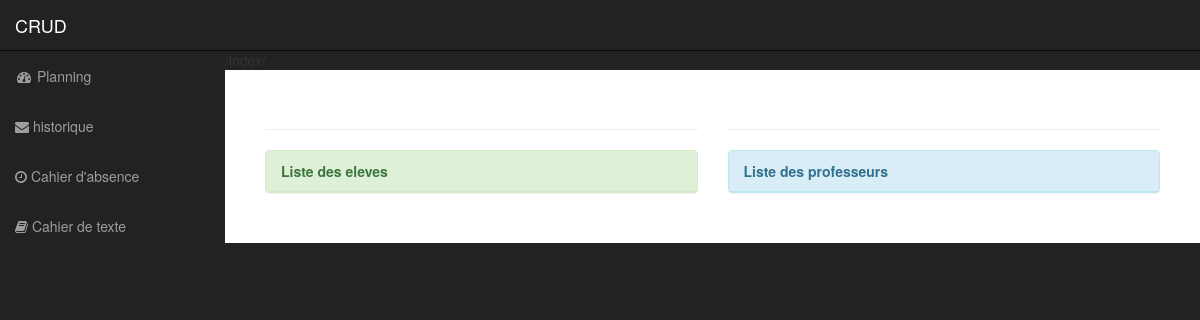
Before: /liste_eleve/ (signed in) with the older database file.
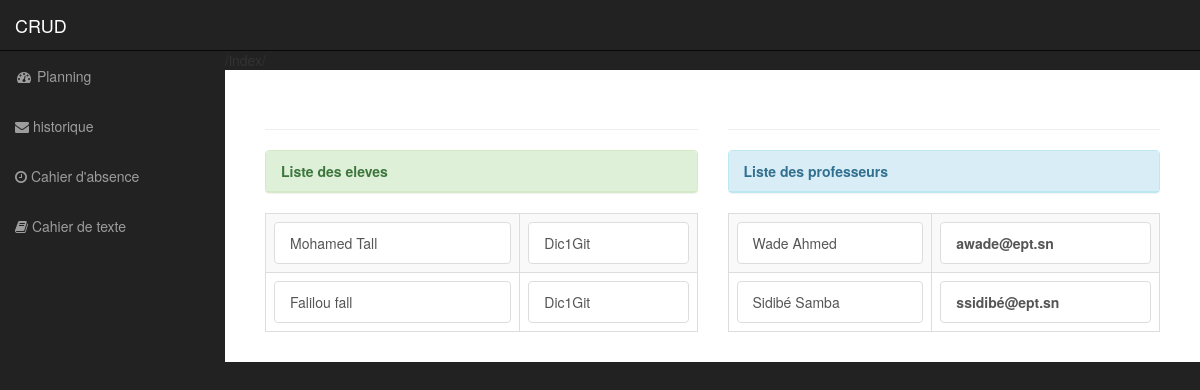
After: the same page with the newer database file.
### myapp/models.py (models this page shows, shortened)
class Eleve(models.Model):
    nom_eleve=models.CharField(max_length=50)
    prenom_eleve=models.CharField(max_length=50)
    id_classe=models.ForeignKey('Classe', on_delete=models.CASCADE)
    class Meta:
        verbose_name_plural = "Eleve"
        ordering = ['nom_eleve']

class Classe(models.Model):
    user = models.OneToOneField(User, on_delete=models.CASCADE)  # Liaison 0netoOne vers le model User
    nom_classe=models.CharField(max_length=50)
    class Meta:
        verbose_name_plural = "Classe"
        ordering = ['nom_classe']
    def __str__(self):
        return "{0}".format(self.user.username)

class Prof(models.Model):
    user = models.OneToOneField(User, on_delete=models.CASCADE)  # Liaison 0netoOne vers le model User
    nom_prof=models.CharField(max_length=50)
    prenom_prof=models.CharField(max_length=50)
    mail_prof=models.CharField(max_length=50)
    classe=models.ManyToManyField(Classe)
    class Meta :
        verbose_name_plural = "Professeur"

### myapp/views.py (the view)
# urls.py: path('liste_eleve/', views.liste_eleve, name='liste_eleve'),
@login_required(login_url='login')
def liste_eleve(request):
    eleves  = Eleve.objects.all()
    profs = Prof.objects.all()
    return render(request, 'blog/liste_eleve.html', locals())

### myapp/templates/blog/liste_eleve.html (shortened to what this page needs)
<!DOCTYPE html>
<html lang="en">
<head>
    {% load static %}
    <link href="{% static 'blog/css/bootstrap.min.css' %}" rel="stylesheet">
    <link href="{% static 'blog/css/animate.min.css' %}" rel="stylesheet">
    <link href="{% static 'blog/css/sb-admin.css' %}" rel="stylesheet">
    <link href="{% static 'blog/css/plugins/morris.css' %}" rel="stylesheet">
    <link href="{% static 'blog/font-awesome/css/font-awesome.min.css' %}" rel="stylesheet" type="text/css">
</head>
<body>
    <div id="wrapper">
        <nav class="navbar navbar-inverse navbar-fixed-top" role="navigation">
            <div class="navbar-header">
                <a class="navbar-brand" href="{% url 'index' %}">CRUD </a>
            </div>
            <div class="collapse navbar-collapse navbar-ex1-collapse">
                <ul class="nav navbar-nav side-nav">
                    <li class="">
                        <a href="{% url 'index_eleve' %}"><i class="fa fa-fw fa-dashboard"></i> Planning</a>
                    </li>
                    <li class="">
                        <a href="{% url 'index_eleve' %}"><i class="fa fa-envelope" aria-hidden="true"> </i> historique</a>
                    </li>
                    <li class="">
                        <a href="{% url 'presabs' %}"><i class="fa fa-clock-o" aria-hidden="true"></i>  Cahier d'absence</a>
                    </li>
                     <li class="">
                        <a href="{% url 'cahierTexte' %}"><i class="fa fa-book" aria-hidden="true"></i>  Cahier de texte</a>
                    </li>
                </ul>
            </div>
        </nav>
        <div id="page-wrapper">
            <div class="container-fluid">
                <div class="row">
                    <div class="col-lg-12">
                        <div class="col-lg-6">
                        <h2 class="page-header animated slideInLeft">
                        </h2>
                          <div class="table-responsive col-lg-_">
                            <table class="table table-bordered table-hover table-striped">
                                 <div class="panel panel-success">
                                      <div class="panel-heading animated fadeInLeft"><strong>Liste des eleves</strong></div>
                                        <div class="list-group">
                                         {% for eleve in eleves %}
                            <tr class="">
                                <td><li style="list-style-type: none;"><a href="#" class="list-group-item">{{ eleve.prenom_eleve }} {{ eleve.nom_eleve }}</a></li></td>
                            <td><li style="list-style-type: none;"><a href="#" class="list-group-item">{{ eleve.id_classe }}</a></li></td>
                            </tr>
                             {% endfor %}
                              </div>
                            </table>
                        </div>
                        </div>
                        <div class="col-lg-6">
                             <h2 class="page-header animated slideInLeft">
                        </h2>
                          <div class="table-responsive col-lg-_">
                            <table class="table table-bordered table-hover table-striped">
                                 <div class="panel panel-info">
                                      <div class="panel-heading animated fadeInLeft"><strong>Liste des professeurs</strong></div>
                                        <div class="list-group">
                                 {% for i in profs %}
                                     <tr class="">
                                        <td><li style="list-style-type: none;"><a href="#" class="list-group-item">{{ i.nom_prof }} {{ i.prenom_prof  }}</a></li></td>
                                         <td><li style="list-style-type: none;"><a href="mailto:{{ i.mail_prof }}" class="list-group-item"><b>{{ i.mail_prof }}</b></a></li></td>
                                     </tr>
                                 {% endfor %}
                                </div>
                            </table>
                        </div>
                        </div>
                    </div>
                </div>
            </div>
        </div>
    </div>
</body>
</html>

### myapp/static/blog/css/sb-admin.css (style rules this page uses)
body { margin-top: 100px; background-color: #222; }
@media (min-width:768px) { body { margin-top: 50px; } }
#wrapper { padding-left: 0; }
#page-wrapper { width: 100%; padding: 0; background-color: #fff; }
@media (min-width:768px) { #wrapper { padding-left: 225px; } }
@media (min-width:768px) { #page-wrapper { padding: 10px; } }
@media (min-width:768px) { .side-nav { position: fixed; top: 51px; left: 225px; width: 225px; margin-left: -225px; border: none; border-radius: 0; overflow-y: auto; background-color: #222; bottom: 0; overflow-x: hidden; padding-bottom: 40px; } }
@media (min-width:768px) { .side-nav>li>a { width: 225px; } }

Changed rows visible on the page:
added Eleve: prenom_eleve "Mohamed", nom_eleve "Tall", id_classe "Dic1Git"
added Eleve: prenom_eleve "Falilou", nom_eleve "fall", id_classe "Dic1Git"
added Prof: nom_prof "Wade", prenom_prof "Ahmed", mail_prof "awade@ept.sn"
added Prof: nom_prof "Sidibé", prenom_prof "Samba", mail_prof "ssidibé@ept.sn"
